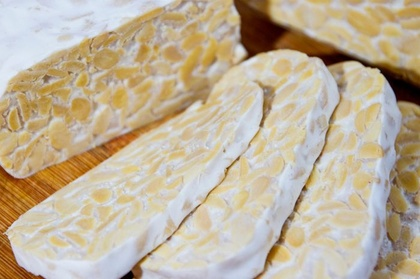
%> input picture data training/1.jpg, 420 x 279 px, shrunk from 700 x 465 before the run
$ octave datauji.m   (GNU Octave 9; MATLAB toolbox functions it lacks are replaced by stand-ins)
%> lines starting %> are read from the running program, lines starting %| are printed output that depends on the picture
clc;clear;close all;
%membaca gambar
[a,b]=uigetfile({'*.*','All files (*.*)'});
%> the answer given: data training/1.jpg
img = imread([b,a]);
%> img is the input picture: size 279x420x3 uint8; mean R, G, B 191.1, 177.5, 155.1
figure, imshow(img);
img = 0.2989 * img(:,:,1) + 0.5870 * img(:,:,2) + 0.1140 * img(:,:,3);
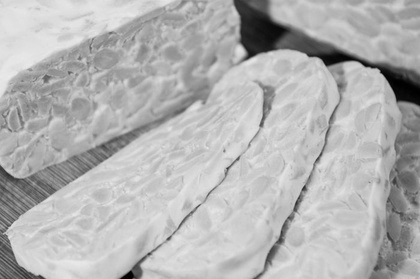
%> img: size 279x420 uint8; min 0, max 235, mean 179
figure, imshow(img);
img=histeq(img);
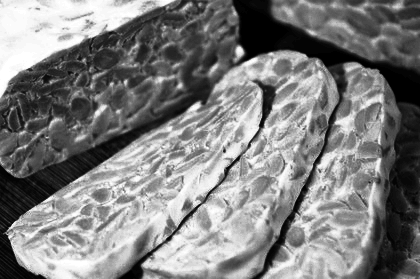
%> img: size 279x420 uint8; min 0, max 255, mean 127
figure, imshow(img);

%kondisi jika nilai matriks ada 0 semua di tambah 1
if(min(min(img)) == 0)
    img = img + 1;
end
%nilai max pada gambar
maximg = max(max(img));
%> maximg = 255
%panjang dan lebar gambar(pixel)
[panjang,lebar]=size(img);
%> panjang = 279; lebar = 420
%membuat matriks kosong sejumlah 4
matrikskosong=zeros(maximg,maximg,4);
%> matrikskosong: size 255x255x4 double; every value is 0

%glcm 0 derajat
for k =1:panjang
    for l=1:lebar-1
        matriksbantu0 = img(k,l:l+1);
        matrikskosong(matriksbantu0(1,2),matriksbantu0(1,1),1)=matrikskosong(matriksbantu0(1,2),matriksbantu0(1,1),1)+1;
    end
end
%> matrikskosong: size 255x255x4 double; mean R, G, B, A 1.8, 0, 0, 0
matrikstranspose0 = transpose(matrikskosong(:,:,1));
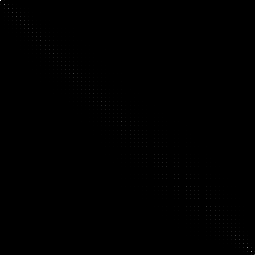
%> matrikstranspose0: size 255x255 double; min 0, max 2567, mean 1.8; drawn with min black and max white
hasil0 = matrikskosong(:,:,1) + matrikstranspose0;

%glcm 45 derajat
for i =1:panjang-1
    for j=1:lebar-1
        matriksbantu45 = img(i:i+1,j:j+1);
        matrikskosong(matriksbantu45(1,2),matriksbantu45(2,1),2)=matrikskosong(matriksbantu45(1,2),matriksbantu45(2,1),2)+1;
    end
end
%> matrikskosong: size 255x255x4 double; mean R, G, B, A 1.8, 1.8, 0, 0
matrikstranspose45 = transpose(matrikskosong(:,:,2));
hasil45 = matrikskosong(:,:,2) + matrikstranspose45;

%glcm 90 derajat
for i =1:panjang-1
    for j=1:lebar
        matriksbantu90 = img(i:i+1,j);
        matrikskosong(matriksbantu90(1,1),matriksbantu90(2,1),3)=matrikskosong(matriksbantu90(1,1),matriksbantu90(2,1),3)+1;
    end
end
%> matrikskosong: size 255x255x4 double; mean R, G, B, A 1.8, 1.8, 1.8, 0
matrikstranspose90 = transpose(matrikskosong(:,:,3));
hasil90 = matrikskosong(:,:,3) + matrikstranspose90;

%glcm 135 derajat
for i =1:panjang-1
    for j=1:lebar-1
        matriksbantu135 = img(i:i+1,j:j+1);
        matrikskosong(matriksbantu135(1,1),matriksbantu135(2,2),4)=matrikskosong(matriksbantu135(1,1),matriksbantu135(2,2),4)+1;
    end
end
%> matrikskosong: size 255x255x4 double; mean R, G, B, A 1.8, 1.8, 1.8, 1.8
matrikstranspose135 = transpose(matrikskosong(:,:,4));
hasil135 = matrikskosong(:,:,4) + matrikstranspose135;

%normalisasi
normalisasi0=hasil0/sum(sum(hasil0));
normalisasi45=hasil45/sum(sum(hasil45));
normalisasi90=hasil90/sum(sum(hasil90));
normalisasi135=hasil135/sum(sum(hasil135));
%panjang dan lebar gambar yang telah dinormalisasi
[ukuranx,ukurany]=size(normalisasi0);
%> ukuranx = 255; ukurany = 255

%kontrast 0 derajat
kontrast0=0;
for i=1:ukuranx
    for j=1:ukurany
        kontrast0 = ((i-j)^2*normalisasi0(i,j))+kontrast0;
    end
end
%> after the loop, kontrast0 = 315.3
display(kontrast0);
%| kontrast0 = 315.31
%kontrast 45 derajat
kontrast45=0;
for i=1:ukuranx
    for j=1:ukurany
        kontrast45 = ((i-j)^2*normalisasi45(i,j))+kontrast45;
    end
end
%> after the loop, kontrast45 = 382.2
display(kontrast45);
%| kontrast45 = 382.19
%kontrast 90 derajat
kontrast90=0;
for i=1:ukuranx
    for j=1:ukurany
        kontrast90 = ((i-j)^2*normalisasi90(i,j))+kontrast90;
    end
end
%> after the loop, kontrast90 = 320.8
display(kontrast90);
%| kontrast90 = 320.81
%kontrast 135 derajat
kontrast135=0;
for i=1:ukuranx
    for j=1:ukurany
        kontrast135 = ((i-j)^2*normalisasi135(i,j))+kontrast135;
    end
end
%> after the loop, kontrast135 = 686.9
display(kontrast135);
%| kontrast135 = 686.87
%means kontrast
kontrastm=(kontrast0+kontrast45+kontrast90+kontrast135)/4;
%> kontrastm = 426.3
display(kontrastm);
%| kontrastm = 426.30

%correlation 0 derajat
jml0=[0];
for i =1:ukuranx
  for j=1:ukurany
      xoi = mean(normalisasi0(i,j));
      xoj = mean(normalisasi0(i,j));
      xi = sqrt(i);
      xj = sqrt(j);
      x = (i-xoi)*(j-xoj)* (normalisasi0(i,j));
      z = x / (xi * xj);
      jml0(1,1)= jml0(1,1) + z;
  end
end

%energy 0 derajat
su0=[0];
for i =1:ukuranx
  for j=1:ukurany
  z=normalisasi0(i,j)*normalisasi0(i,j);
  su0(1,1)=su0(1,1)+z;
  end
end
energy0=su0(1,1);
%> energy0 = 0.00271
display(energy0);
%| energy0 = 2.7103e-03
%energy 45 derajat
su45=[0];
for i =1:ukuranx
  for j=1:ukurany
  z=normalisasi45(i,j)*normalisasi45(i,j);
  su45(1,1)=su45(1,1)+z;
  end
end
energy45=su45(1,1);
%> energy45 = 0.00226
display(energy45);
%| energy45 = 2.2572e-03
%energy 90 derajat
su90=[0];
for i =1:ukuranx
  for j=1:ukurany
  z=normalisasi90(i,j)*normalisasi90(i,j);
  su90(1,1)=su90(1,1)+z;
  end
end
energy90=su90(1,1);
%> energy90 = 0.00251
display(energy90);
%| energy90 = 2.5135e-03
%energy 135 derajat
su135=[0];
for i =1:ukuranx
  for j=1:ukurany
  z=normalisasi135(i,j)*normalisasi135(i,j);
  su135(1,1)=su135(1,1)+z;
  end
end
energy135=su135(1,1);
%> energy135 = 0.00207
display(energy135);
%| energy135 = 2.0688e-03
%means energy
energym=(energy0+energy45+energy90+energy135)/4;
%> energym = 0.00239
display(energym);
%| energym = 2.3875e-03

correlation0=jml0(1,1);
%> correlation0 = 127.7
display(correlation0);
%| correlation0 = 127.73
%correlation 45 derajat
jml45=[0];
for i =1:ukuranx
  for j=1:ukurany
      xoi = mean(normalisasi45(i,j));
      xoj = mean(normalisasi45(i,j));
      xi = sqrt(i);
      xj = sqrt(j);
      x = (i-xoi)*(j-xoj)* (normalisasi45(i,j));
      z = x / (xi * xj);
      jml45(1,1)= jml45(1,1) + z;
  end
end
correlation45=jml45(1,1);
%> correlation45 = 127.6
display(correlation45);
%| correlation45 = 127.63
%correlation 90 derajat
jml90=[0];
for i =1:ukuranx
  for j=1:ukurany
      xoi = mean(normalisasi90(i,j));
      xoj = mean(normalisasi90(i,j));
      xi = sqrt(i);
      xj = sqrt(j);
      x = (i-xoi)*(j-xoj)* (normalisasi90(i,j));
      z = x / (xi * xj);
      jml90(1,1)= jml90(1,1) + z;
  end
end
correlation90=jml90(1,1);
%> correlation90 = 127.6
display(correlation90);
%| correlation90 = 127.63
%correlation 135 derajat
jml135=[0];
%> (the run ends here)
